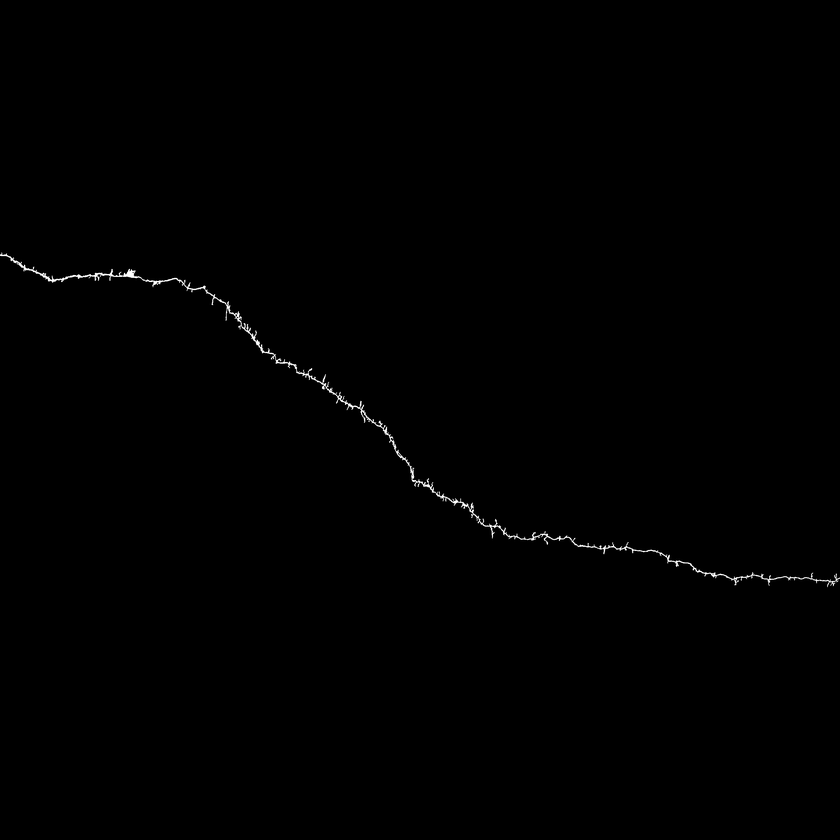
%> input picture Project/training_morph/4.png, 840 x 840 px, shrunk from 2624 x 2624 before the run
$ octave simplistic.m   (GNU Octave 9; MATLAB toolbox functions it lacks are replaced by stand-ins)
%> lines starting %> are read from the running program, lines starting %| are printed output that depends on the picture; in (x1, y1, x2, y2) boxes, pixels count from 0 and x2, y2 are one past the last pixel; in counts of white or black regions, pixels touching at a corner belong together; the program's own positions count from 1
% Step 1: Read the image
img = imread('training/4.png');
%> img is the input picture: size 840x840 uint8; min 0, max 255, mean 0.8

% Step 2: Convert to grayscale
img_gray = rgb2gray(img);

% Step 3: Binarization
level = graythresh(img_gray);
%> level = 0.369
img_bin = ~imbinarize(img_gray, level);
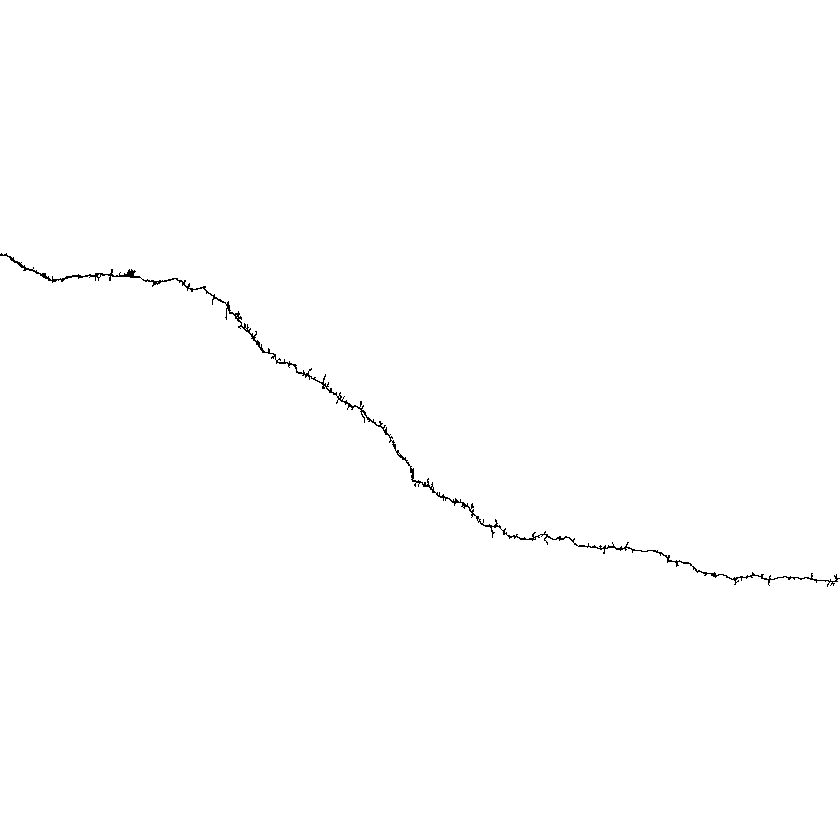
%> img_bin: size 840x840 logical; 99.6% white; black in thin lines or dots, all inside (x1, y1, x2, y2) = (0, 253, 840, 587)

% Step 4: Suppress texture using Gaussian blur (reduce noise and texture)
img_blur = imgaussfilt(img_gray, 2);  % sigma=2 for moderate smoothing

% Step 5: Edge detection using Canny for more accurate crack edges
edges = edge(img_blur, 'sobel');  % Canny with tuned thresholds and sigma
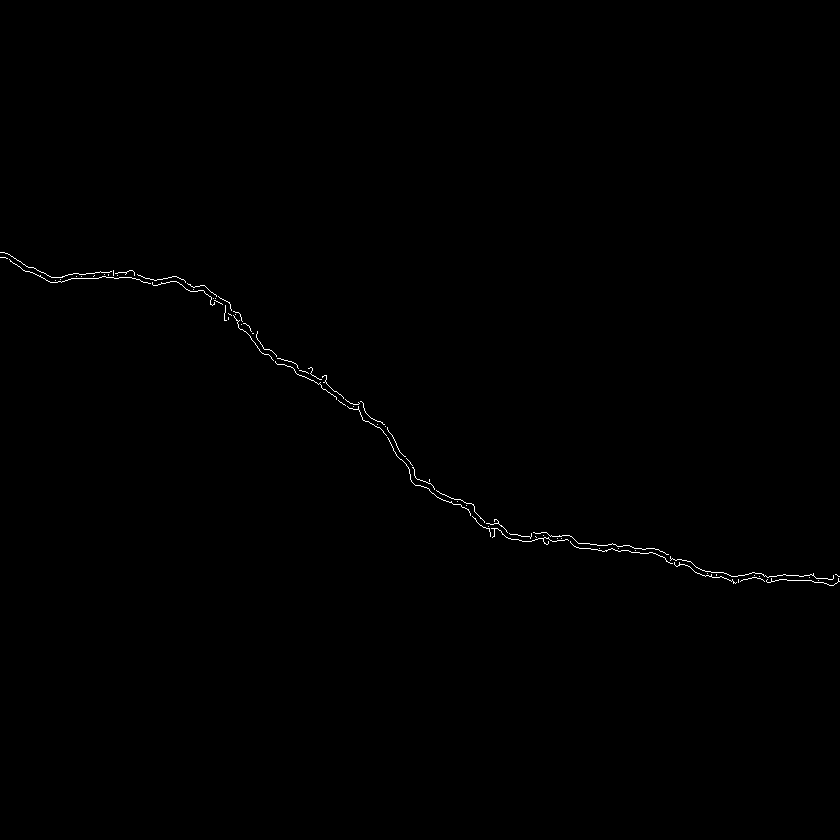
%> edges: size 840x840 logical; 0.28% white in thin lines or dots, all inside (x1, y1, x2, y2) = (0, 252, 840, 586)

% Step 6: Morphological operations to enhance and clean up the cracks
se_dilate = strel('disk', 5);  % Structuring element for dilation
dilated_edges = imdilate(img_bin, se_dilate);  % Dilate to make the crack stronger
%> dilated_edges: size 840x840 logical; every value is 1

% Step 7: Remove small objects that are likely noise
cleaned_img = bwareaopen(img_bin, 100);  % Remove small noise smaller than 100 pixels

% [10 lines of commented-out code are left out]
figure;
subplot(1, 2, 1), imshow(img_gray), title('Original Grayscale Image');
subplot(1, 2, 2), imshow(img_bin), title('Enhanced Crack Detection');

$ run again, with Project/training_morph/13.png copied over Project/training_morph/4.png
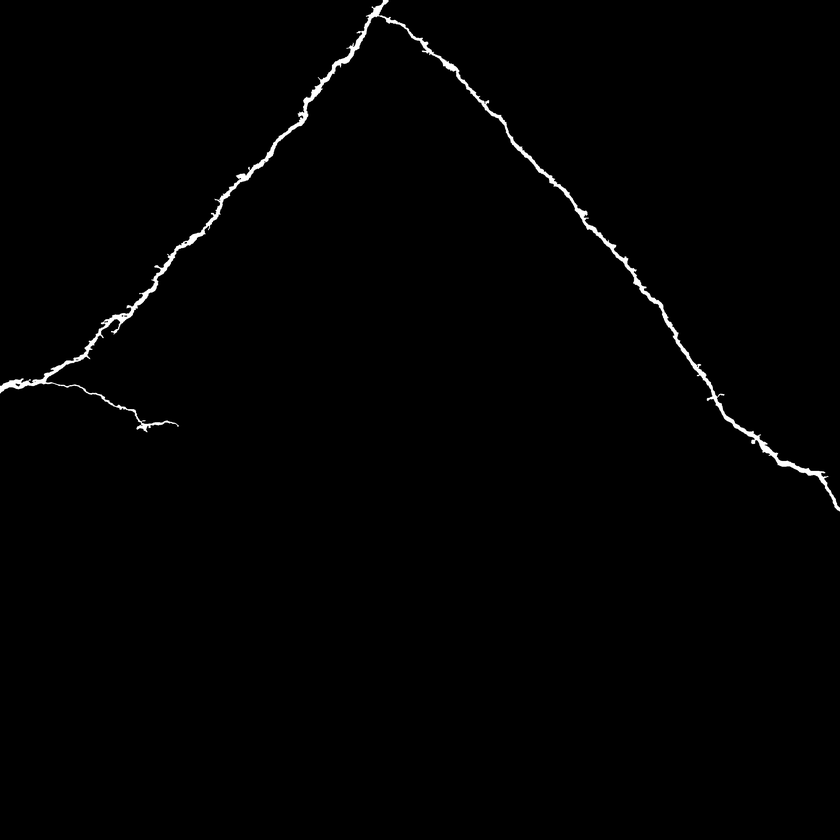
%> input picture Project/training_morph/13.png, 840 x 840 px, shrunk from 2624 x 2624 before the run
%> img is the input picture: size 840x840 uint8; min 0, max 255, mean 2.1
%> level = 0.451
%> `img_bin = ~imbinarize(img_gray, level);`:
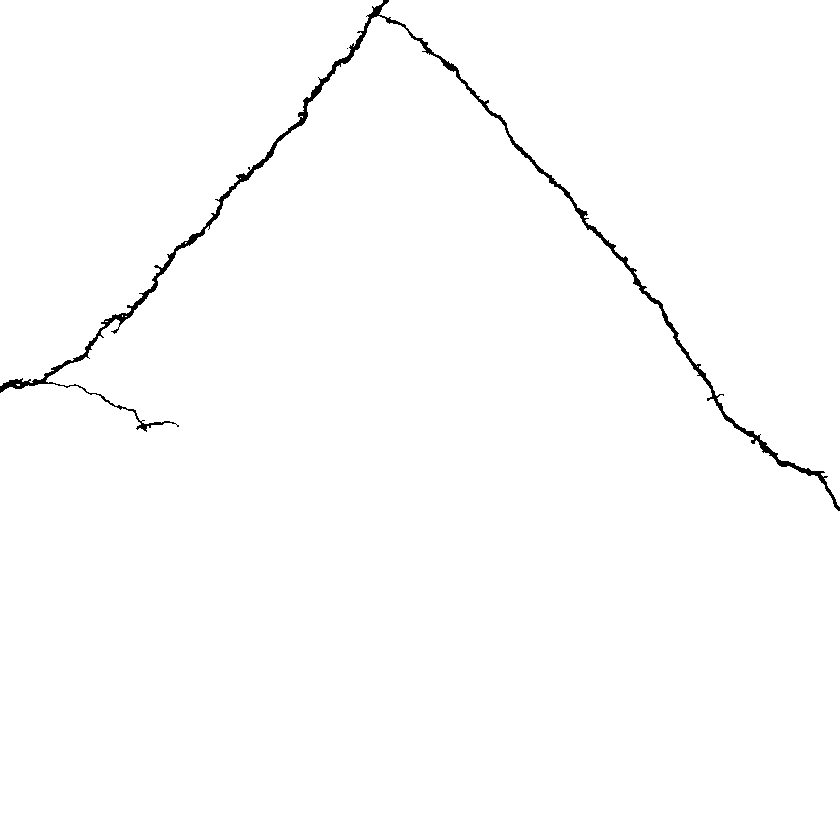
%> img_bin: size 840x840 logical; 99.1% white; 2 black regions (1 under 20 px), largest, box (x1, y1, x2, y2) and area: (0, 0, 840, 511) 6053
%> `edges = edge(img_blur, 'sobel');`:
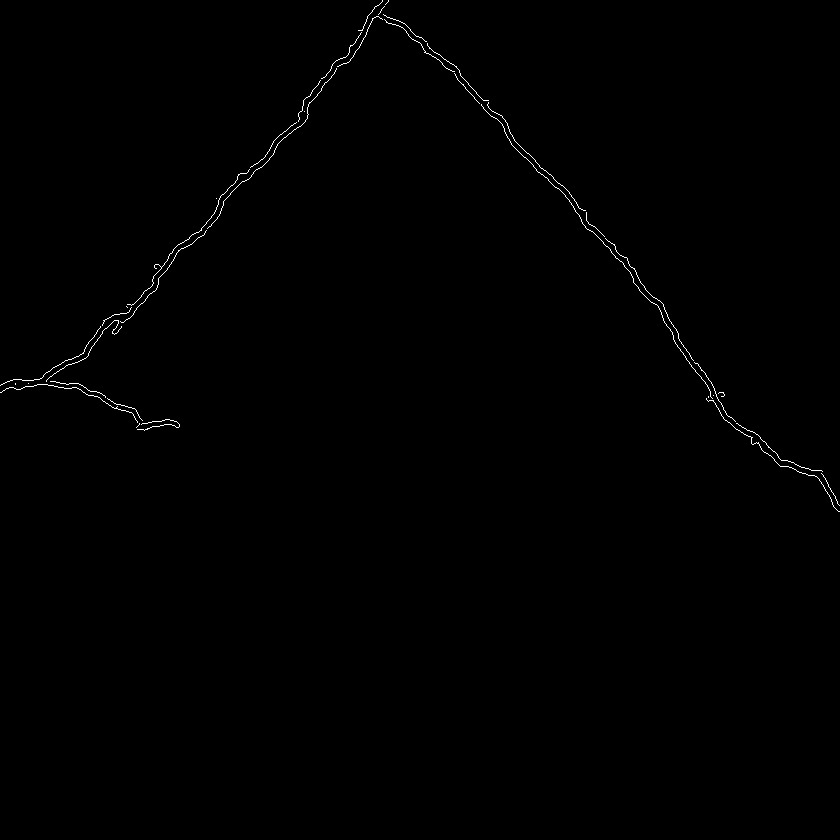
%> edges: size 840x840 logical; 0.36% white in thin lines or dots, all inside (x1, y1, x2, y2) = (0, 0, 840, 512)
%> dilated_edges: size 840x840 logical; every value is 1
%> cleaned_img: size 840x840 logical; 99.1% white; 2 black regions (1 under 20 px), largest, box (x1, y1, x2, y2) and area: (0, 0, 840, 511) 6072
